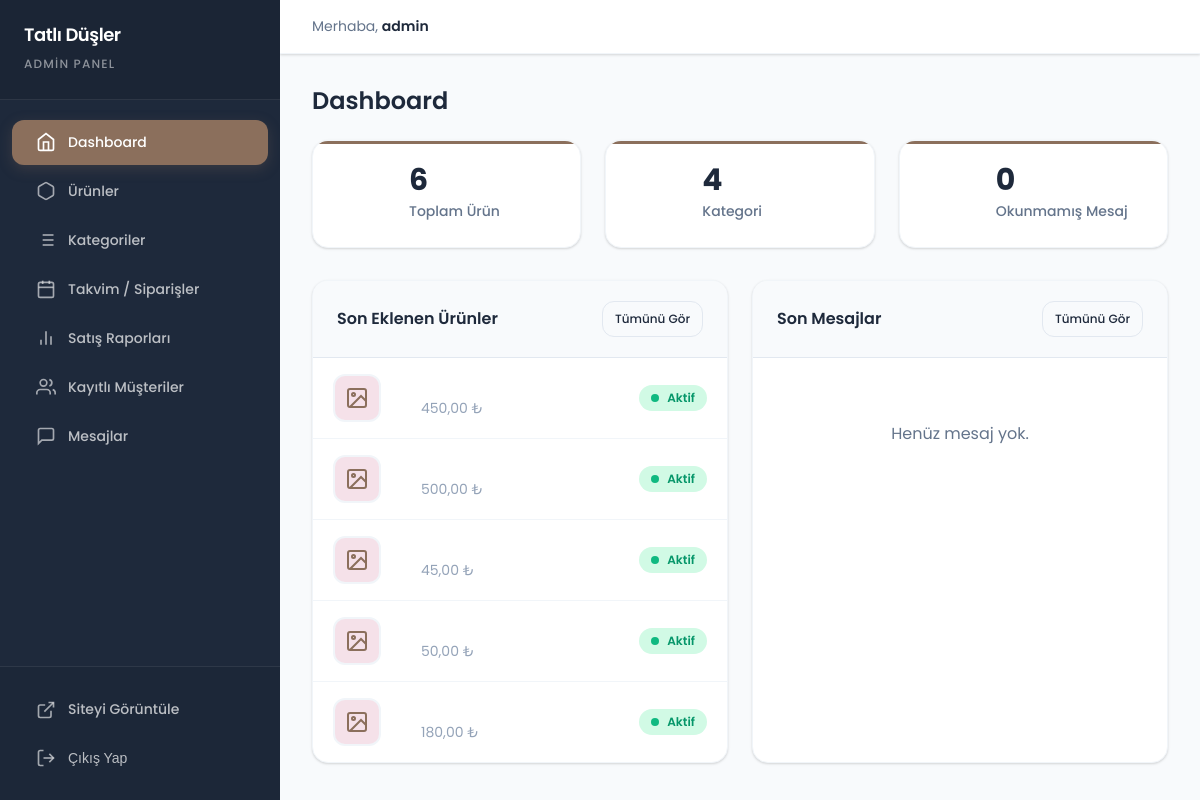
The app's page /admin/dashboard.php (signed in) with its own data.
### tables this page shows
CREATE TABLE IF NOT EXISTS urunler (
    id INT AUTO_INCREMENT PRIMARY KEY,
    kategori_id INT,
    isim VARCHAR(200) NOT NULL,
    aciklama TEXT,
    fiyat DECIMAL(10,2) DEFAULT 0.00,
    fiyat_4kisi DECIMAL(10,2) DEFAULT NULL,
    fiyat_6kisi DECIMAL(10,2) DEFAULT NULL,
    fiyat_8kisi DECIMAL(10,2) DEFAULT NULL,
    fiyat_10kisi DECIMAL(10,2) DEFAULT NULL,
    gorsel VARCHAR(255),
    aktif TINYINT(1) DEFAULT 1,
    sira INT DEFAULT 0,
    created_at TIMESTAMP DEFAULT CURRENT_TIMESTAMP,
    updated_at TIMESTAMP DEFAULT CURRENT_TIMESTAMP ON UPDATE CURRENT_TIMESTAMP,
    FOREIGN KEY (kategori_id) REFERENCES kategoriler(id) ON DELETE SET NULL
);

### includes/helpers.php (called while the page is built, shortened)
<?php
if (!function_exists('e')) {
    function e(?string $value): string
    {
        return htmlspecialchars($value ?? '', ENT_QUOTES, 'UTF-8', false);
    }
}

### includes/db.php (called while the page is built, shortened)
<?php
class Database {
    private static $instance = null;
    private $pdo;
    private function __construct() {
        try {
            $dsn = "mysql:host=" . DB_HOST . ";dbname=" . DB_NAME . ";charset=" . DB_CHARSET;
            $options = [
                PDO::ATTR_ERRMODE => PDO::ERRMODE_EXCEPTION,
                PDO::ATTR_DEFAULT_FETCH_MODE => PDO::FETCH_ASSOC,
                PDO::ATTR_EMULATE_PREPARES => false,
            ];
            $this->pdo = new PDO($dsn, DB_USER, DB_PASS, $options);
        } catch (PDOException $e) {
            if (DEBUG_MODE) {
                die("Veritabanı bağlantı hatası: " . $e->getMessage());
            } else {
                die("Bir hata oluştu. Lütfen daha sonra tekrar deneyin.");
            }
        }
    }
    public static function getInstance() {
        if (self::$instance === null) {
            self::$instance = new self();
        }
        return self::$instance;
    }
    public function query($sql, $params = []) {
        $stmt = $this->pdo->prepare($sql);
        $stmt->execute($params);
        return $stmt;
    }
    public function fetch($sql, $params = []) {
        return $this->query($sql, $params)->fetch();
    }
    public function fetchAll($sql, $params = []) {
        return $this->query($sql, $params)->fetchAll();
    }
}
function db() {
    return Database::getInstance();
}

### includes/functions.php (called while the page is built, shortened)
<?php
require_once __DIR__ . '/db.php';
if (!function_exists('formatPrice')) {
    function formatPrice($price) {
        return number_format($price, 2, ',', '.') . ' ₺';
    }
}

### admin/dashboard.php (the view, shortened to what this page needs)
<?php
require_once __DIR__ . '/includes/header.php';
$totalProducts = db()->fetch("SELECT COUNT(*) as count FROM urunler")['count'];
$totalCategories = db()->fetch("SELECT COUNT(*) as count FROM kategoriler")['count'];
$unreadMessages = db()->fetch("SELECT COUNT(*) as count FROM mesajlar WHERE okundu = 0")['count'];
$recentProducts = db()->fetchAll("SELECT * FROM urunler ORDER BY created_at DESC LIMIT 5");
$recentMessages = db()->fetchAll("SELECT * FROM mesajlar ORDER BY created_at DESC LIMIT 5");
?>
<h2 style="margin-bottom: 1.5rem;">Dashboard</h2>
<div class="stats-grid">
    <div class="stat-card">
        <div class="stat-icon products">
            <svg viewBox="0 0 24 24" fill="none" stroke="currentColor" stroke-width="2">
                <path d="M21 16V8a2 2 0 00-1-1.73l-7-4a2 2 0 00-2 0l-7 4A2 2 0 003 8v8a2 2 0 001 1.73l7 4a2 2 0 002 0l7-4A2 2 0 0021 16z"/>
            </svg>
        </div>
        <div class="stat-info">
            <h4><?= $totalProducts ?></h4>
            <span>Toplam Ürün</span>
        </div>
    </div>
    <div class="stat-card">
        <div class="stat-icon categories">
            <svg viewBox="0 0 24 24" fill="none" stroke="currentColor" stroke-width="2">
                <line x1="8" y1="6" x2="21" y2="6"/>
                <line x1="8" y1="12" x2="21" y2="12"/>
                <line x1="8" y1="18" x2="21" y2="18"/>
                <line x1="3" y1="6" x2="3.01" y2="6"/>
                <line x1="3" y1="12" x2="3.01" y2="12"/>
                <line x1="3" y1="18" x2="3.01" y2="18"/>
            </svg>
        </div>
        <div class="stat-info">
            <h4><?= $totalCategories ?></h4>
            <span>Kategori</span>
        </div>
    </div>
    <div class="stat-card">
        <div class="stat-icon messages">
            <svg viewBox="0 0 24 24" fill="none" stroke="currentColor" stroke-width="2">
                <path d="M21 15a2 2 0 01-2 2H7l-4 4V5a2 2 0 012-2h14a2 2 0 012 2z"/>
            </svg>
        </div>
        <div class="stat-info">
            <h4><?= $unreadMessages ?></h4>
            <span>Okunmamış Mesaj</span>
        </div>
    </div>
</div>
<div style="display: grid; grid-template-columns: repeat(auto-fit, minmax(400px, 1fr)); gap: 1.5rem;">
    <div class="card">
        <div class="card-header">
            <h3>Son Eklenen Ürünler</h3>
            <a href="urunler.php" class="btn btn-sm btn-secondary">Tümünü Gör</a>
        </div>
        <div class="card-body" style="padding: 0;">
            <?php if (empty($recentProducts)): ?>
                <div class="empty-state">
                    <p>Henüz ürün eklenmemiş.</p>
                </div>
            <?php else: ?>
                <table>
                    <tbody>
                    <?php foreach ($recentProducts as $product): ?>
                        <tr>
                            <td style="width: 60px;">
                                <?php if ($product['gorsel']): ?>
                                    <img src="../uploads/products/<?= e($product['gorsel']) ?>" class="product-thumb" alt="">
                                <?php else: ?>
                                    <div class="product-thumb" style="background: #F5E1E9; display: flex; align-items: center; justify-content: center;">
                                        <svg width="24" height="24" viewBox="0 0 24 24" fill="none" stroke="#8B6F5C" stroke-width="2">
                                            <rect x="3" y="3" width="18" height="18" rx="2" ry="2"/>
                                            <circle cx="8.5" cy="8.5" r="1.5"/>
                                            <polyline points="21 15 16 10 5 21"/>
                                        </svg>
                                    </div>
                                <?php endif; ?>
                            </td>
                            <td>
                                <strong><?= e($product['ad']) ?></strong><br>
                                <small style="color: var(--admin-text-light);"><?= formatPrice($product['fiyat']) ?></small>
                            </td>
                            <td style="text-align: right;">
                                <span class="status <?= $product['aktif'] ? 'status-active' : 'status-inactive' ?>">
                                    <?= $product['aktif'] ? 'Aktif' : 'Pasif' ?>
                                </span>
                            </td>
                        </tr>
                    <?php endforeach; ?>
                    </tbody>
                </table>
            <?php endif; ?>
        </div>
    </div>
    <div class="card">
        <div class="card-header">
            <h3>Son Mesajlar</h3>
            <a href="mesajlar.php" class="btn btn-sm btn-secondary">Tümünü Gör</a>
        </div>
        <div class="card-body" style="padding: 0;">
            <?php if (empty($recentMessages)): ?>
                <div class="empty-state">
                    <p>Henüz mesaj yok.</p>
                </div>
            <?php endif; ?>
        </div>
    </div>
</div>
<?php require_once __DIR__ . '/includes/footer.php'; ?>

### admin/includes/header.php (shortened to what this page needs)
<?php
$currentPage = basename($_SERVER['PHP_SELF'], '.php');
?>
<!DOCTYPE html>
<html lang="tr">
<head>
    <link rel="stylesheet" href="../assets/css/admin.css?v=3.1">
</head>
<body>
    <div class="admin-wrapper">
        <aside class="sidebar">
            <div class="sidebar-header">
                <h2><?= e(SITE_NAME) ?></h2>
                <span>Admin Panel</span>
            </div>
            <nav class="sidebar-nav">
                <a href="dashboard.php" class="nav-item <?= $currentPage === 'dashboard' ? 'active' : '' ?>">
                    <svg viewBox="0 0 24 24" fill="none" stroke="currentColor" stroke-width="2">
                        <path d="M3 9l9-7 9 7v11a2 2 0 01-2 2H5a2 2 0 01-2-2z"/>
                        <polyline points="9 22 9 12 15 12 15 22"/>
                    </svg>
                    Dashboard
                </a>
                <a href="urunler.php" class="nav-item <?= $currentPage === 'urunler' || $currentPage === 'urun-ekle' || $currentPage === 'urun-duzenle' ? 'active' : '' ?>">
                    <svg viewBox="0 0 24 24" fill="none" stroke="currentColor" stroke-width="2">
                        <path d="M21 16V8a2 2 0 00-1-1.73l-7-4a2 2 0 00-2 0l-7 4A2 2 0 003 8v8a2 2 0 001 1.73l7 4a2 2 0 002 0l7-4A2 2 0 0021 16z"/>
                    </svg>
                    Ürünler
                </a>
                <a href="kategoriler.php" class="nav-item <?= $currentPage === 'kategoriler' ? 'active' : '' ?>">
                    <svg viewBox="0 0 24 24" fill="none" stroke="currentColor" stroke-width="2">
                        <line x1="8" y1="6" x2="21" y2="6"/>
                        <line x1="8" y1="12" x2="21" y2="12"/>
                        <line x1="8" y1="18" x2="21" y2="18"/>
                        <line x1="3" y1="6" x2="3.01" y2="6"/>
                        <line x1="3" y1="12" x2="3.01" y2="12"/>
                        <line x1="3" y1="18" x2="3.01" y2="18"/>
                    </svg>
                    Kategoriler
                </a>
                <a href="takvim.php" class="nav-item <?= $currentPage === 'takvim' ? 'active' : '' ?>">
                    <svg viewBox="0 0 24 24" fill="none" stroke="currentColor" stroke-width="2">
                        <rect x="3" y="4" width="18" height="18" rx="2" ry="2"/>
                        <line x1="16" y1="2" x2="16" y2="6"/>
                        <line x1="8" y1="2" x2="8" y2="6"/>
                        <line x1="3" y1="10" x2="21" y2="10"/>
                    </svg>
                    Takvim / Siparişler
                </a>
                <a href="raporlar.php" class="nav-item <?= $currentPage === 'raporlar' ? 'active' : '' ?>">
                    <svg viewBox="0 0 24 24" fill="none" stroke="currentColor" stroke-width="2">
                        <path d="M18 20V10"/>
                        <path d="M12 20V4"/>
                        <path d="M6 20v-6"/>
                    </svg>
                    Satış Raporları
                </a>
                <a href="musteriler.php" class="nav-item <?= $currentPage === 'musteriler' ? 'active' : '' ?>">
                    <svg viewBox="0 0 24 24" fill="none" stroke="currentColor" stroke-width="2">
                        <path d="M17 21v-2a4 4 0 00-4-4H5a4 4 0 00-4 4v2"/>
                        <circle cx="9" cy="7" r="4"/>
                        <path d="M23 21v-2a4 4 0 00-3-3.87"/>
                        <path d="M16 3.13a4 4 0 010 7.75"/>
                    </svg>
                    Kayıtlı Müşteriler
                </a>
                <a href="mesajlar.php" class="nav-item <?= $currentPage === 'mesajlar' ? 'active' : '' ?>">
                    <svg viewBox="0 0 24 24" fill="none" stroke="currentColor" stroke-width="2">
                        <path d="M21 15a2 2 0 01-2 2H7l-4 4V5a2 2 0 012-2h14a2 2 0 012 2z"/>
                    </svg>
                    Mesajlar
                </a>
            </nav>
            <div class="sidebar-footer">
                <a href="../index.php" target="_blank" class="nav-item">
                    <svg viewBox="0 0 24 24" fill="none" stroke="currentColor" stroke-width="2">
                        <path d="M18 13v6a2 2 0 01-2 2H5a2 2 0 01-2-2V8a2 2 0 012-2h6"/>
                        <polyline points="15 3 21 3 21 9"/>
                        <line x1="10" y1="14" x2="21" y2="3"/>
                    </svg>
                    Siteyi Görüntüle
                </a>
                <form method="POST" action="" style="margin: 0;">
                    <button type="submit" class="nav-item logout" style="width: 100%; border: none; background: none; cursor: pointer; text-align: left;">
                        <svg viewBox="0 0 24 24" fill="none" stroke="currentColor" stroke-width="2">
                            <path d="M9 21H5a2 2 0 01-2-2V5a2 2 0 012-2h4"/>
                            <polyline points="16 17 21 12 16 7"/>
                            <line x1="21" y1="12" x2="9" y2="12"/>
                        </svg>
                        Çıkış Yap
                    </button>
                </form>
            </div>
        </aside>
        <main class="main-content">
            <header class="topbar">
                <div class="user-info">
                    <span>Merhaba, <strong><?= e($_SESSION['admin_user']) ?></strong></span>
                </div>
            </header>
            <div class="content-area">

### admin/includes/footer.php (shortened to what this page needs)
            </div>
        </main>
    </div>
</body>
</html>

### records on screen
urunler: fiyat "450,00 ₺", aktif "Aktif"
urunler: fiyat "500,00 ₺", aktif "Aktif"
urunler: fiyat "45,00 ₺", aktif "Aktif"
urunler: fiyat "50,00 ₺", aktif "Aktif"
urunler: fiyat "180,00 ₺", aktif "Aktif"

### other values on screen
SITE_NAME "Tatlı Düşler"
$_SESSION['admin_user'] "admin"
$totalProducts "6"
$totalCategories "4"
$unreadMessages "0"
